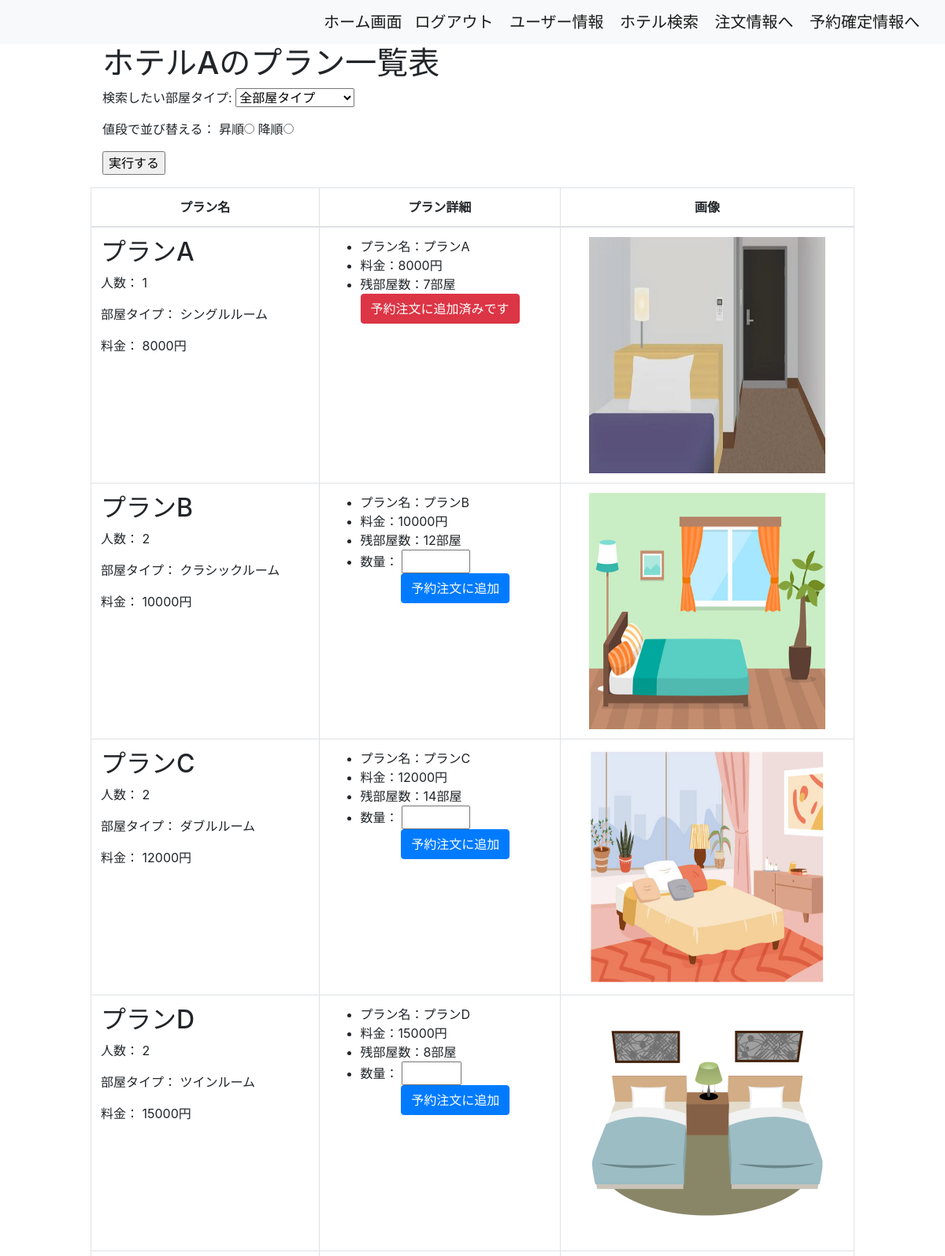
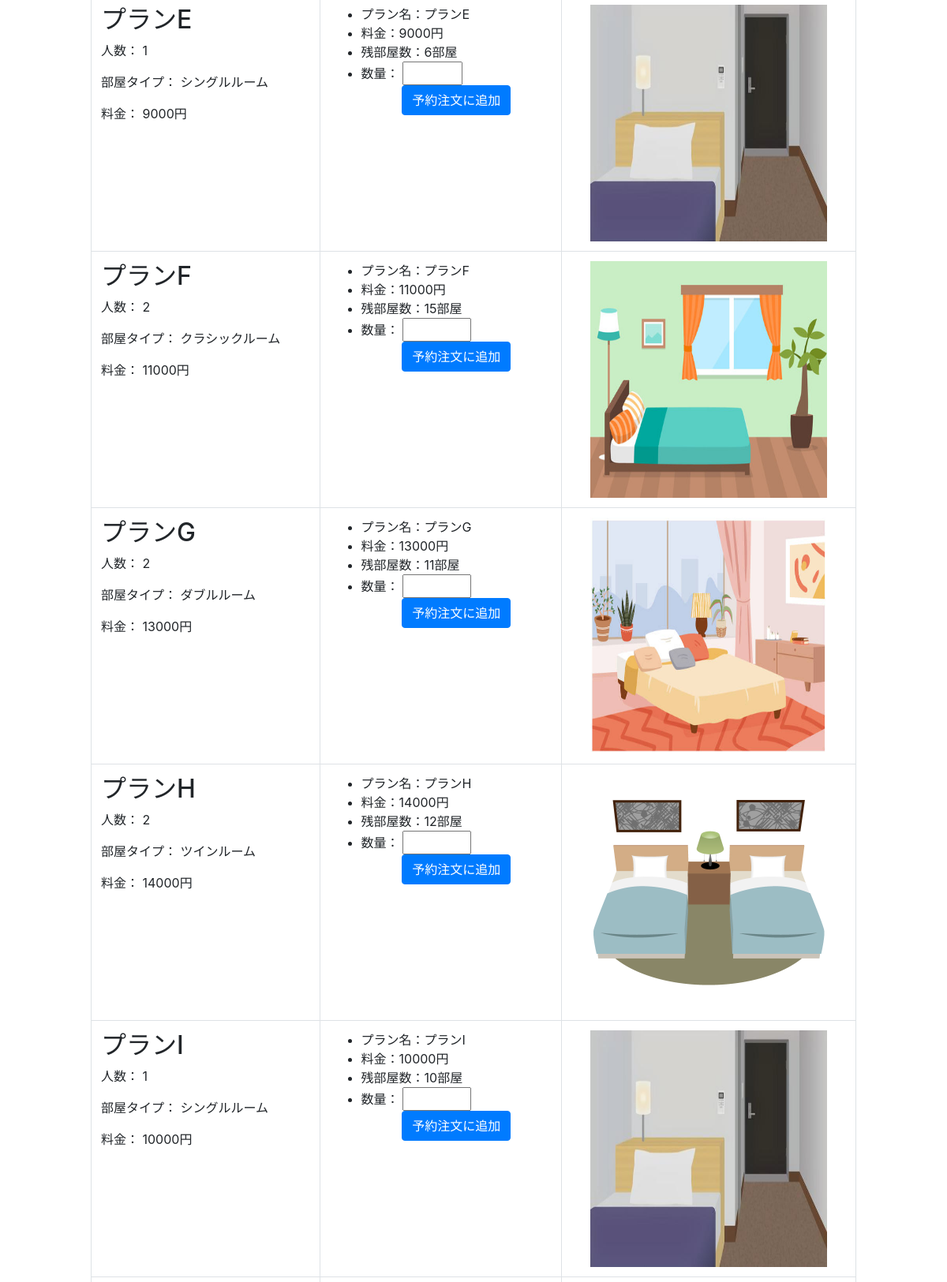
The page /hotel/plan_list/1/ (signed in, upper part) on the database its author committed (2 pictures, top to bottom).
### hotel/models.py (models this page shows, shortened)
class HotelName(models.Model):
    name = models.CharField(max_length=1000)
    order = models.IntegerField(default=0)
    class Meta:
        db_table = 'hotel_name'
        ordering = ['order']

class PlanName(models.Model):
    name = models.CharField(max_length=1000)
    people = models.IntegerField()
    room_type = models.CharField(max_length=1000)
    price = models.DecimalField(max_digits=5, decimal_places=0)
    hotel = models.ForeignKey(HotelName, on_delete=models.CASCADE, default=1)
    stock = models.PositiveIntegerField(default=0)
    order = models.IntegerField(default=0)
    checkin = models.DateField(null=True, blank=True)
    checkout = models.DateField(null=True, blank=True)
    kupon = models.IntegerField(default=0)
    plan_id = models.IntegerField(default=0)
    objects = PlanNameManager()
    class Meta:
        db_table = 'plan_name'
        ordering = ['order']

class PlanPictures(models.Model):
    plan = models.ForeignKey(PlanName, on_delete=models.CASCADE, related_name='pictures')
    image = models.FileField(upload_to='plan_pictures/')
    order = models.IntegerField(default=0)
    class Meta:
        verbose_name = 'Plan Picture'
        verbose_name_plural = 'Plan Pictures'
        ordering = ['plan', 'order']

### hotel/views.py (the view)
# urls.py: path('plan_list/<int:hotel_id>/', PlanListView.as_view(), name='plan_list'),
class PlanListView(ListView):
    model = PlanName
    template_name = os.path.join('hotel/plan_list.html')
    context_object_name = 'plans'
    def get(self, request, *args, **kwargs):
        self.object_list = self.get_queryset()
        context = self.get_context_data()
        return self.render_to_response(context)
    def dispatch(self, request, *args, **kwargs):
        if not request.user.is_authenticated:
            messages.info(request, 'ログインしてから予約注文に進んでください')
            return redirect('accounts:us_login')
        return super().dispatch(request, *args, **kwargs)
    def get_context_data(self, **kwargs):
        context = super().get_context_data(**kwargs)
        hotel_id = self.kwargs.get('hotel_id')
        context['hotel'] =  get_object_or_404(HotelName, id=hotel_id)
        context['pictures'] = PlanName.objects.filter(hotel=context['hotel']).order_by('order')
        context['room_type'] = self.room_type
        context['descending'] = self.request.GET.get('order_by_price') == '1'
        context['ascending'] = self.request.GET.get('order_by_price') == '2'
        cart, _ = Carts.objects.get_or_create(user=self.request.user)
        if 'cartitems' not in context:
            context['cartitems'] = []
        for i in range(1, 16):
            if CartItems.objects.filter(
                cart_id=self.request.user.id,
                product_id=i
            ).exists():
                context['cartitems'].append(i)
            elif i in context['cartitems']:
                context['cartitems'].remove(i)
        return context
    def get_queryset(self):
        self.hotel = get_object_or_404(HotelName, pk=self.kwargs['hotel_id'])
        query = PlanName.objects.filter(hotel=self.hotel).prefetch_related('pictures')
        self.room_type = self.request.GET.get('room_type', '')
        if self.room_type and self.room_type != '全部屋タイプ':
            query = query.filter(room_type=self.room_type)
        order_by_price = self.request.GET.get('order_by_price', '')
        if order_by_price == '1':
            query = query.order_by('price')
        elif order_by_price == '2':
            query = query.order_by('-price')
        logger.debug(f"room_type: {self.room_type}, order_by_price: {order_by_price}")
        logger.debug(f"Query: {query.query}")
        logger.debug(f"Number of results: {query.count()}")
        return query

### templates/hotel/plan_list.html (shortened to what this page needs)
{% extends 'base.html' %}
{% load custom_filters %}
{% block content %}
<div class="col-10 offset-1">
    <div class="container">
        <div class="row">
            <div class="col-12">
                <h1>{{ hotel.name }}のプラン一覧表</h1>
                <form method="get" action="{% url 'hotel:plan_list' hotel_id=hotel.id  %}">
                    <p>検索したい部屋タイプ:
                        <select name="room_type">
                            <option value="全部屋タイプ" {% if room_type == '全部屋タイプ' or not room_type %}selected{% endif %}>全部屋タイプ</option>
                        </select>
                    </p>
                    <p>値段で並び替える：
                        昇順<input type="radio" name="order_by_price" value="1" {% if descending %}checked{% endif %}>
                        降順<input type="radio" name="order_by_price" value="2" {% if ascending %}checked{% endif %}>
                    </p>
                    <p><input type="submit" value="実行する"/></p>
                </form>
            </div>
        </div>
        <div class="row">
                <table class="table table-bordered centered-table">
                    <thead>
                        <tr class="table table-bordered text-center">
                            <th class="text-center">プラン名</th>
                            <th class="text-center">プラン詳細</th>
                            <th class="text-center">画像</th>
                        </tr>
                    </thead>
                    <tbody>
                        {% if plans %}
                            {% for plan in plans %}
                                <tr class="text-align: start">
                                    <td>
                                        <h2>{{ plan.name|default:"No Name" }}</h2>
                                        <p>人数： {{ plan.people|default:"N/A" }}</p>
                                        <p>部屋タイプ： {{ plan.room_type|default:"N/A" }}</p>
                                        <p>料金： {{ plan.price|default:"N/A" }}円</p>
                                    </td>
                                    <td>
                                        <ul>
                                            <li>プラン名：{{ plan.name }}</li>
                                            <li>料金：{{ plan.price }}円</li>
                                            <li>残部屋数：{{ plan.stock }}部屋</li>
                                            {% if plan.stock %}
                                                {% if plan.id in cartitems %}
                                                    <p class="btn btn-danger">予約注文に追加済みです</p>
                                                {% else %}
                                                    <li>
                                                        数量：
                                                        <input type="number" id="quantity_{{ plan.plan_id }}" name="quantity_{{ plan.plan_id }}" min="1" max="{{ plan.stock }}">
                                                    </li>
                                                    <p class="text-center"><button id="add_product_{{ plan.plan_id }}" type="button" class="btn btn-primary add-to-cart">予約注文に追加</button></p>
                                                {% endif %}
                                            {% endif %}
                                        </ul>
                                    </td>
                                    <td class="text-center">
                                        {% for picture in plan.pictures.all %}
                                            <img width="300px" height="300px" src="{{ picture.image.url }}" alt="{{ plan.name }}">
                                        {% endfor %}
                                    </td>
                                </tr>
                            {% endfor %}
                        {% endif %}
                    </tbody>
                </table>
            </div>
        </div>
    </div>
{% endblock %}

### rows shown on the page
HotelName: name "ホテルA"
PlanName: name "プランA", people "1", room_type "シングルルーム", price "8000", stock "7", shows "予約注文に追加済みです"
PlanPictures: image (picture)
PlanName: name "プランB", people "2", room_type "クラシックルーム", price "10000", stock "12"
PlanPictures: image (picture)
PlanName: name "プランC", people "2", room_type "ダブルルーム", price "12000", stock "14"
PlanPictures: image (picture)
PlanName: name "プランD", people "2", room_type "ツインルーム", price "15000", stock "8"
PlanPictures: image (picture)
PlanName: name "プランE", people "1", room_type "シングルルーム", price "9000", stock "6"
PlanPictures: image (picture)
PlanName: name "プランF", people "2", room_type "クラシックルーム", price "11000", stock "15"
PlanPictures: image (picture)
PlanName: name "プランG", people "2", room_type "ダブルルーム", price "13000", stock "11"
PlanPictures: image (picture)
PlanName: name "プランH", people "2", room_type "ツインルーム", price "14000", stock "12"
PlanPictures: image (picture)
PlanName: name "プランI", people "1", room_type "シングルルーム", price "10000", stock "10"
PlanPictures: image (picture)
